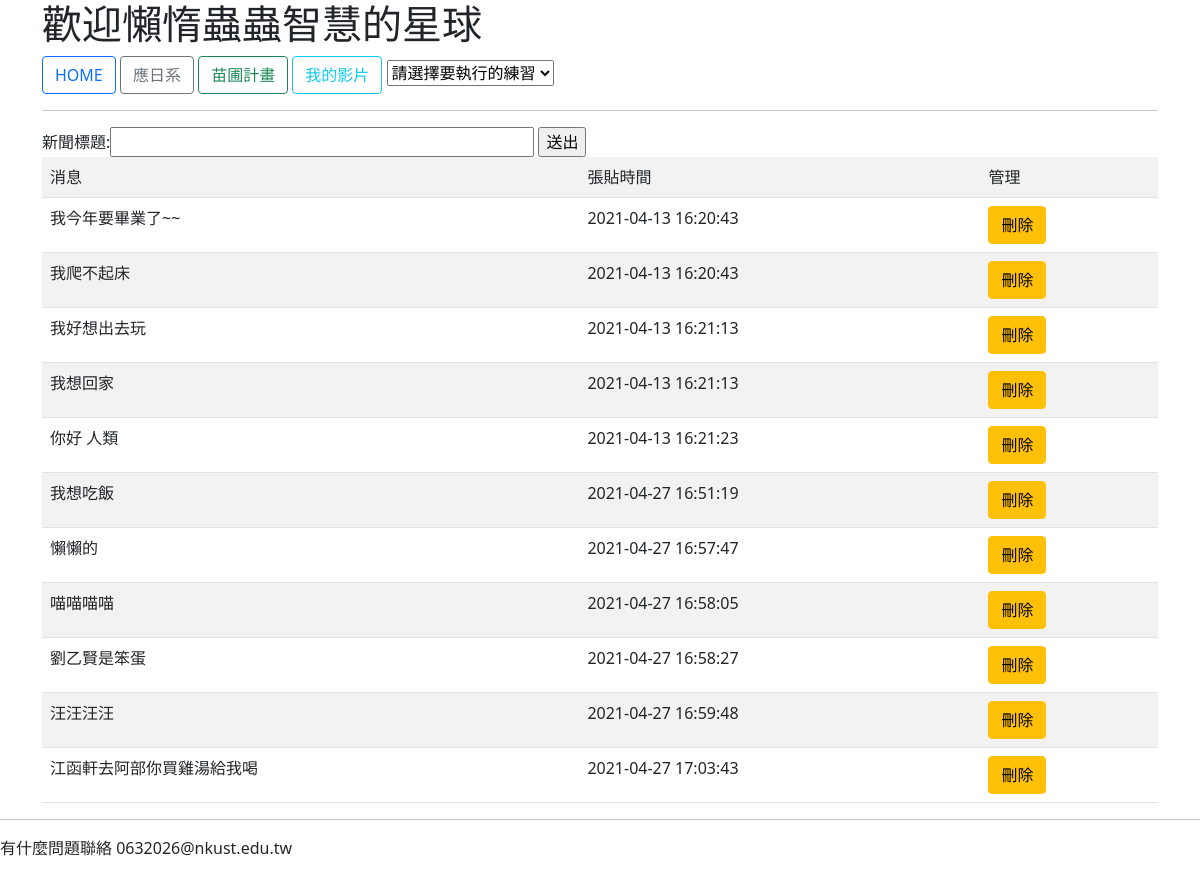
Before: / with the older database file.
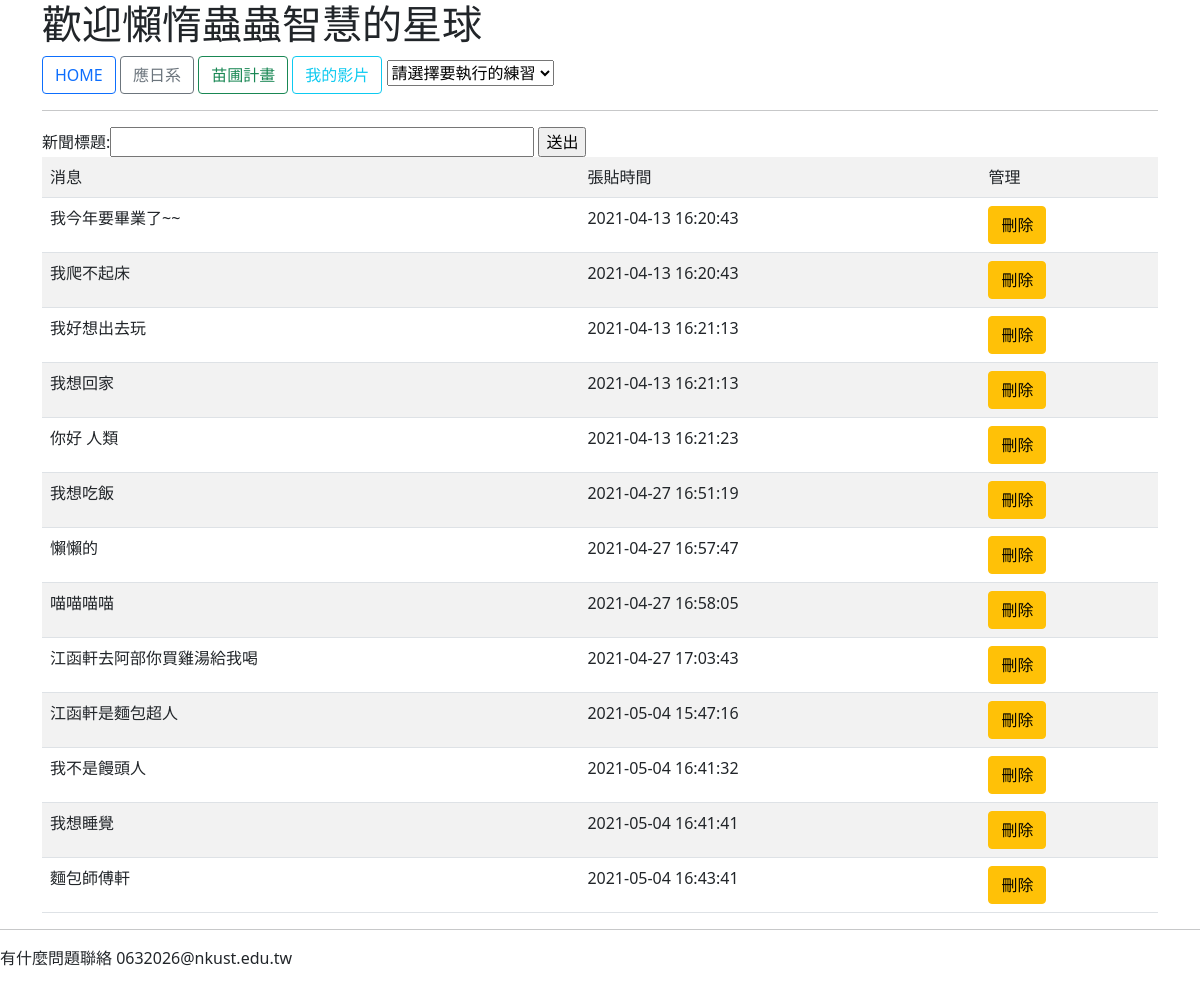
After: the same page with the newer database file.
### tables this page shows
CREATE TABLE `news` (
  `id` int(11) NOT NULL,
  `title` varchar(40) NOT NULL,
  `created` datetime NOT NULL DEFAULT CURRENT_TIMESTAMP
);

### index.php (the view, shortened to what this page needs)
<!DOCTYPE html>
<html>
 <head>
    <link href="https://cdn.jsdelivr.net/npm/bootstrap@5.0.0-beta3/dist/css/bootstrap.min.css" rel="stylesheet">
</head>
<body>
	<div class="container">
<?php include("menu.php"); ?>
<?php
  include("detabase.php");
$conn = new mysqli($servername, $username, $password, $dbname);
$sql = "SELECT * FROM news";
$result = $conn->query($sql);
?>
<form action="addtitle.php" method="POST">
  新聞標題:<input type=text size=40 name=title>
  <input type=submit value="送出">
</form>
<?php
if ($result->num_rows > 0) {
  echo "<table class='table table-striped table-hover'>";
  echo "<tr><td>消息</td><td>張貼時間</td><td>管理</td></tr>";
  while($row = $result->fetch_assoc()) {
  	echo "<tr>";
    echo "<td> " . $row["title"]."</td>";
    echo "<td> " . $row["created"]."</td>";
    echo "<td><a class ='btn btn-warning bt-sm' href='delete.php?target=" .
    $row["id"] . "'>刪除</a></td>";
   echo"</tr>";
  }
  echo "</table>";
} else {
  echo "0 results";
}
?>
</div>
<?php include("footer.php"); ?>

### menu.php (shortened to what this page needs)
<h1>歡迎懶惰蟲蟲智慧的星球</h1>
<a href='/0413-1.php' class="btn btn-outline-primary">HOME</a>
<a href='https://jp.nkust.edu.tw/'  class="btn btn-outline-secondary">應日系</a>
<a href='http://tzukuan.nkust.org/' class="btn btn-outline-success">苗圃計畫</a>
<a href='/0413-1.php/videoindex.php ' class="btn btn-outline-info">我的影片</a>
<select onchange='location.href="/0413-1.php/"+this.value'>
 <option value="0323-1.php">請選擇要執行的練習</option>
</select>
<hr>

### footer.php (shortened to what this page needs)
<hr>
<p>有什麼問題聯絡 0632026@nkust.edu.tw</p>
</body>
</html>

Changed rows visible on the page:
removed news: title "劉乙賢是笨蛋", created "2021-04-27 16:58:27"
removed news: title "汪汪汪汪", created "2021-04-27 16:59:48"
added news: title "江函軒是麵包超人", created "2021-05-04 15:47:16"
added news: title "我不是饅頭人", created "2021-05-04 16:41:32"
added news: title "我想睡覺", created "2021-05-04 16:41:41"
added news: title "麵包師傅軒", created "2021-05-04 16:43:41"
